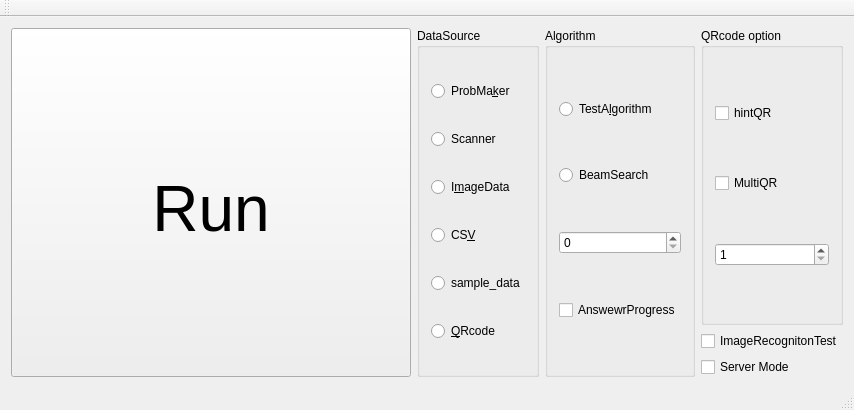
<?xml version="1.0" encoding="UTF-8"?>
<ui version="4.0">
 <class>Kunugida</class>
 <widget class="QMainWindow" name="Kunugida">
  <property name="geometry">
   <rect>
    <x>0</x>
    <y>0</y>
    <width>854</width>
    <height>410</height>
   </rect>
  </property>
  <property name="windowTitle">
   <string>Kunugida</string>
  </property>
  <widget class="QWidget" name="centralWidget">
   <layout class="QGridLayout" name="gridLayout">
    <item row="0" column="1">
     <layout class="QHBoxLayout" name="horizontalLayout">
      <item>
       <widget class="QPushButton" name="RunButton">
        <property name="sizePolicy">
         <sizepolicy hsizetype="Expanding" vsizetype="Expanding">
          <horstretch>0</horstretch>
          <verstretch>0</verstretch>
         </sizepolicy>
        </property>
        <property name="font">
         <font>
          <pointsize>48</pointsize>
         </font>
        </property>
        <property name="text">
         <string>　　Run　　</string>
        </property>
        <property name="iconSize">
         <size>
          <width>16</width>
          <height>16</height>
         </size>
        </property>
       </widget>
      </item>
      <item>
       <widget class="QGroupBox" name="groupBox">
        <property name="title">
         <string>DataSource</string>
        </property>
        <layout class="QVBoxLayout" name="verticalLayout_2">
         <item>
          <widget class="QRadioButton" name="probmaker_button">
           <property name="text">
            <string>ProbMa&amp;ker</string>
           </property>
          </widget>
         </item>
         <item>
          <widget class="QRadioButton" name="scanner_button">
           <property name="text">
            <string>Scanner</string>
           </property>
          </widget>
         </item>
         <item>
          <widget class="QRadioButton" name="image_data_button">
           <property name="text">
            <string>I&amp;mageData</string>
           </property>
          </widget>
         </item>
         <item>
          <widget class="QRadioButton" name="csv_button">
           <property name="text">
            <string>CS&amp;V</string>
           </property>
          </widget>
         </item>
         <item>
          <widget class="QRadioButton" name="sample_data_use_button">
           <property name="text">
            <string>sample_data</string>
           </property>
          </widget>
         </item>
         <item>
          <widget class="QRadioButton" name="chinochan_button">
           <property name="text">
            <string>&amp;QRcode</string>
           </property>
          </widget>
         </item>
        </layout>
       </widget>
      </item>
     </layout>
    </item>
    <item row="0" column="3">
     <layout class="QVBoxLayout" name="verticalLayout">
      <item>
       <widget class="QGroupBox" name="groupBox_3">
        <property name="title">
         <string>QRcode option</string>
        </property>
        <layout class="QGridLayout" name="gridLayout_2">
         <item row="1" column="0">
          <widget class="QCheckBox" name="is_multi">
           <property name="text">
            <string>MultiQR</string>
           </property>
          </widget>
         </item>
         <item row="0" column="0">
          <widget class="QCheckBox" name="is_hint">
           <property name="text">
            <string>hintQR</string>
           </property>
          </widget>
         </item>
         <item row="2" column="0">
          <widget class="QSpinBox" name="how_qr">
           <property name="minimum">
            <number>1</number>
           </property>
          </widget>
         </item>
        </layout>
       </widget>
      </item>
      <item>
       <widget class="QCheckBox" name="ImageRecognitonTestCheckBox">
        <property name="text">
         <string>ImageRecognitonTest</string>
        </property>
       </widget>
      </item>
      <item>
       <widget class="QCheckBox" name="ServerModeCheckbox">
        <property name="text">
         <string>Server Mode</string>
        </property>
       </widget>
      </item>
     </layout>
    </item>
    <item row="0" column="2">
     <widget class="QGroupBox" name="groupBox_2">
      <property name="title">
       <string>Algorithm</string>
      </property>
      <layout class="QVBoxLayout" name="verticalLayout_3">
       <item>
        <widget class="QRadioButton" name="test_algorithm_button">
         <property name="text">
          <string>TestA&amp;lgorithm</string>
         </property>
        </widget>
       </item>
       <item>
        <widget class="QRadioButton" name="beamsearch_button">
         <property name="text">
          <string>BeamSearch</string>
         </property>
        </widget>
       </item>
       <item>
        <widget class="QSpinBox" name="beamwidth">
         <property name="maximum">
          <number>1000</number>
         </property>
        </widget>
       </item>
       <item>
        <widget class="QCheckBox" name="answer_progress">
         <property name="text">
          <string>AnswewrProgress</string>
         </property>
        </widget>
       </item>
      </layout>
     </widget>
    </item>
   </layout>
  </widget>
  <widget class="QMenuBar" name="menuBar">
   <property name="geometry">
    <rect>
     <x>0</x>
     <y>0</y>
     <width>854</width>
     <height>19</height>
    </rect>
   </property>
  </widget>
  <widget class="QToolBar" name="mainToolBar">
   <attribute name="toolBarArea">
    <enum>TopToolBarArea</enum>
   </attribute>
   <attribute name="toolBarBreak">
    <bool>false</bool>
   </attribute>
  </widget>
  <widget class="QStatusBar" name="statusBar"/>
 </widget>
 <layoutdefault spacing="6" margin="11"/>
 <resources/>
 <connections/>
</ui>
